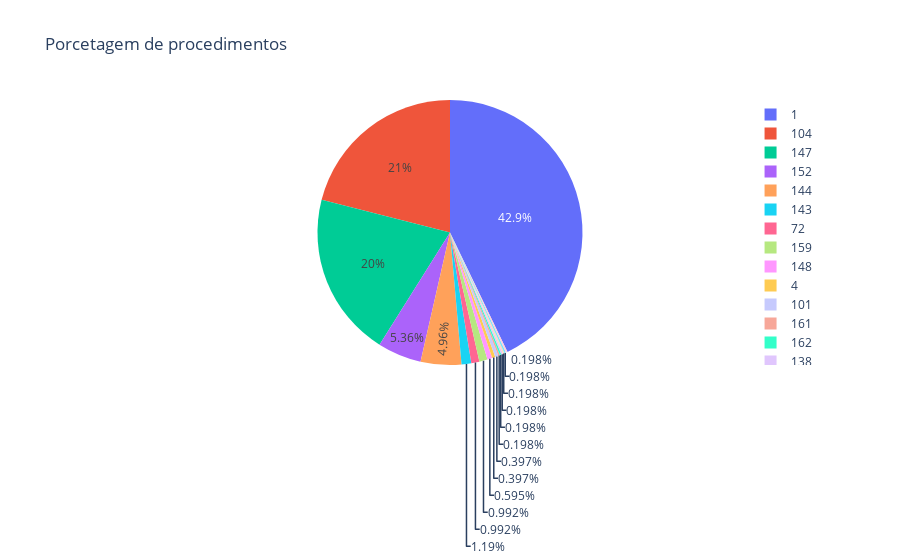

Notebook cell for this chart:
### Code cell
procedimentos = tabelas[['valor', 'idProcedimento']]
df = pd.DataFrame(procedimentos)
df = df.dropna()
fig = px.pie(df, names='idProcedimento',title='Porcetagem de procedimentos')
fig.show()

### Figure 1 — Plotly figure (JSON) as saved in the notebook; plotly's stock layout.template omitted (floating-point values rounded to 4 significant figures; data arrays with more than 128 entries replaced by an {"elided": "..."} marker saying what was removed)
{"data": [{"domain": {"x": [0, 1], "y": [0, 1]}, "hovertemplate": "idProcedimento=%{label}<extra></extra>", "labels": {"elided": "504 int values"}, "legendgroup": "", "name": "", "showlegend": true, "type": "pie"}], "layout": {"legend": {"tracegroupgap": 0}, "title": {"text": "Porcetagem de procedimentos"}}}
